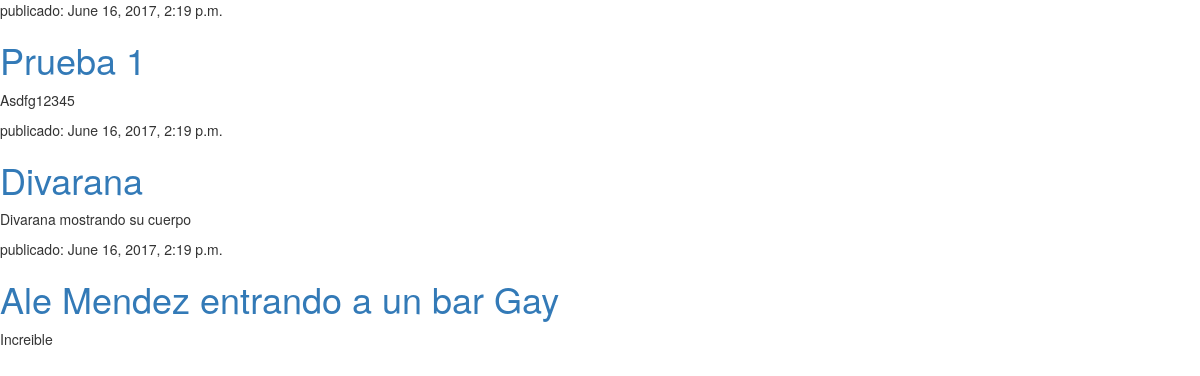
The page / on the database its author committed.
### ymc/models.py (models this page shows, shortened)
class Video(models.Model):
    nombre = models.CharField(max_length=200)
    descripcion = models.TextField()
    comentario = models.TextField()
    categoria = models.CharField(max_length=200)
    duracion = models.DurationField()
    puntaje = models.IntegerField()
    cant_clicks = models.IntegerField()
    cant_comentarios = models.IntegerField()
    publicidad_asignada = models.ForeignKey('Publicidad')
    fecha_publicacion = models.DateTimeField(blank=True, null=True)

### ymc/views.py (the view)
# urls.py: url(r'^$', views.video_list, name='video_list'),
def video_list(request):
    videos = Video.objects.all()
    return render(request, 'ymc/video_list.html', {'videos': videos})

### ymc/templates/ymc/video_list.html (shortened to what this page needs)
<html>
    <head>
        <link rel="stylesheet" href="//maxcdn.bootstrapcdn.com/bootstrap/3.2.0/css/bootstrap.min.css">
        <link rel="stylesheet" href="//maxcdn.bootstrapcdn.com/bootstrap/3.2.0/css/bootstrap-theme.min.css">
    </head>
    <body>
        {% for video in videos %}
        <div>
            <p>publicado: {{ video.fecha_publicacion }}</p>
            <h1><a href="">{{ video.nombre }}</a></h1>
            <p>{{ video.descripcion|linebreaksbr }}</p>
        </div>
        {% endfor %}
    </body>
</html>

### rows shown on the page
Video: fecha_publicacion "June 16, 2017, 2:19 p.m.", nombre "Prueba 1", descripcion "Asdfg12345"
Video: fecha_publicacion "June 16, 2017, 2:19 p.m.", nombre "Divarana", descripcion "Divarana mostrando su cuerpo"
Video: fecha_publicacion "June 16, 2017, 2:19 p.m.", nombre "Ale Mendez entrando a un bar Gay", descripcion "Increible"
